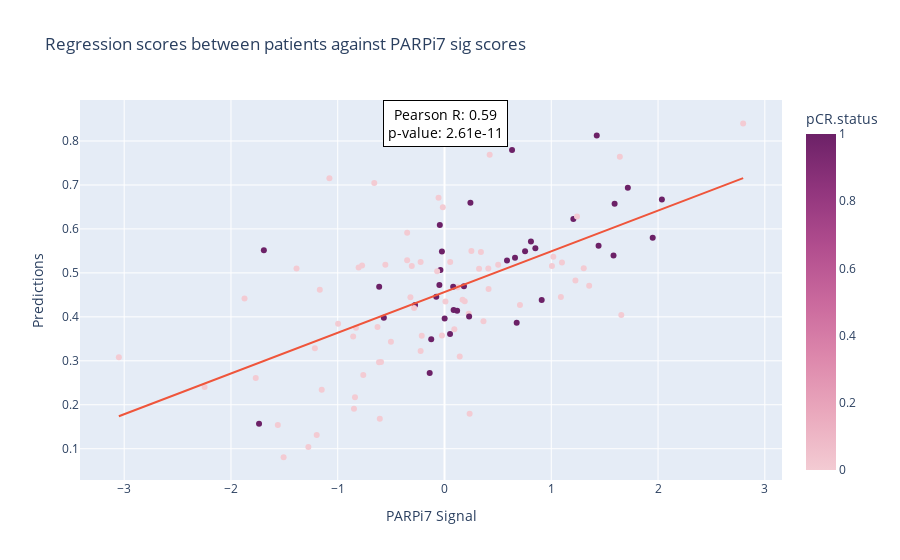

Write notebook code for a chart like this one.
### Code cell
# Scale the data
scaler = StandardScaler()
scaled_data = scaler.fit_transform(validation_subset)

# Step 5: Make predictions using the trained model
predictions = model.predict(scaled_data)
print(predictions)

# -------------------------
# 3. Load and Preprocess Response Data
# -------------------------
ispy2_response = pd.read_csv(
    '../data/validation/GSE173839_ISPY2_DurvalumabOlaparibArm_biomarkers.csv'
)
# Adjust pCR.status (-1 indicates control arm)
ispy2_response.loc[ispy2_response["pCR.status"] == -1, "pCR.status"] = 0

ispy2_response.sort_values(by='ResearchID', inplace=True)
ispy2_response["ResearchID"] = ispy2_response["ResearchID"].astype(str).str.strip()

# Subset expression data to match the ResearchID order in the response data
ispy2_expr = ispy2_expr[ispy2_response["ResearchID"]]
ispy2_response.set_index('ResearchID', inplace=True)

# -------------------------
# 4. Merge Expression and Response Data
# -------------------------
# Find common indices between the expression and response datasets
common_indices = ispy2_expr_transposed.index.intersection(ispy2_response.index)

# Filter both DataFrames to include only the common indices (maintaining order)
filtered_ispy_probe = ispy2_expr_transposed.loc[common_indices]
filtered_ispy_response = ispy2_response.loc[common_indices]

# Append model predictions to the response DataFrame
filtered_ispy_response['predictions'] = predictions

# -------------------------
# 5. Visualization: Box Plot of Predictions by pCR.status
# -------------------------
px.box(
    filtered_ispy_response,
    y='predictions',
    x='pCR.status',
    points="all",
    title="Distribution of regression scores between patients' complete pathological response"
)

# -------------------------
# 6. Statistical Testing: Welch's t-test & Mann-Whitney U Test
# -------------------------
group_0 = filtered_ispy_response.loc[filtered_ispy_response['pCR.status'] == 0, 'predictions']
group_1 = filtered_ispy_response.loc[filtered_ispy_response['pCR.status'] == 1, 'predictions']

t_stat, p_value_t = ttest_ind(group_0, group_1, equal_var=False)
print(f"Welch's t-test: t = {t_stat:.4f}, p = {p_value_t:.4f}")

u_stat, p_value_u = mannwhitneyu(group_0, group_1, alternative='two-sided')
print(f"Mann-Whitney U test: U = {u_stat:.4f}, p = {p_value_u:.4f}")

# -------------------------
# 7. Visualization: Scatter Plot with Pearson Correlation
# -------------------------
# Data for plotting
x = filtered_ispy_response['PARPi7_sig.']
y = filtered_ispy_response['predictions']

# Calculate Pearson correlation coefficient and p-value
r_value, p_value = pearsonr(x, y)

# Create scatter plot with regression trendline
fig = px.scatter(
    filtered_ispy_response,
    x='PARPi7_sig.',
    y='predictions',
    title="Regression scores between patients against PARPi7 sig scores",
    labels={'PARPi7_sig.': 'PARPi7 Signal', 'predictions': 'Predictions'},
    color='pCR.status',
    trendline="ols",  # Add regression line
    color_continuous_scale='magenta'  # Use a more subtle color palette
)

# Add annotation for Pearson R and p-value
fig.add_annotation(
    x=np.mean(x),
    y=np.max(y),
    text=f"Pearson R: {r_value:.2f}<br>p-value: {p_value:.2e}",
    showarrow=False,
    font=dict(size=14, color="black"),
    align="center",
    bordercolor="black",
    borderwidth=1,
    borderpad=4,
    bgcolor="white",
    opacity=1.0
)

# Display the scatter plot
fig.show()

### Figure 1 — Plotly figure (JSON) as saved in the notebook; plotly's stock layout.template omitted (floating-point values rounded to 4 significant figures)
{"data": [{"hovertemplate": "PARPi7 Signal=%{x}<br>Predictions=%{y}<br>pCR.status=%{marker.color}<extra></extra>", "legendgroup": "", "marker": {"color": [1, 1, 1, 1, 0, 0, 0, 0, 0, 0, 0, 1, 1, 0, 1, 0, 1, 0, 0, 0, 0, 1, 1, 0, 0, 0, 1, 0, 0, 0, 1, 1, 0, 0, 0, 1, 0, 0, 0, 0, 0, 1, 0, 1, 0, 0, 0, 0, 0, 0, 0, 1, 1, 1, 1, 0, 0, 0, 0, 1, 0, 1, 1, 0, 0, 0, 0, 0, 0, 0, 0, 0, 1, 1, 0, 0, 1, 1, 0, 0, 1, 0, 1, 1, 0, 1, 0, 0, 1, 0, 1, 0, 0, 0, 0, 0, 0, 1, 1, 0, 0, 0, 0, 1, 0], "coloraxis": "coloraxis", "symbol": "circle"}, "mode": "markers", "name": "", "orientation": "v", "showlegend": false, "type": "scatter", "x": [-0.04779, 0.05193, 0.6325, 0.6603, 1.304, -0.9966, -1.15, -1.214, -0.5019, 0.4102, -0.8292, 0.1821, -0.04396, -1.768, 0.676, 0.3649, 2.036, 0.5027, 0.1426, 0.1892, -1.873, 0.9103, -0.6118, -0.8554, -0.6135, -0.7719, -0.07707, 1.355, -0.3498, 0.3409, 1.426, -0.276, -1.168, -0.8045, -0.6579, 1.593, -1.197, 0.4128, 0.05338, -0.2236, -0.2235, -0.03821, -0.3499, 1.443, 1.1, -0.5947, 0.3237, -0.7607, 0.4229, -0.0559, 0.008775, 0.1182, 0.001319, 0.7546, 1.207, -0.6273, 0.09212, -0.02374, -0.2131, -0.02422, 0.1233, 0.5853, 0.08126, -2.247, -0.554, 0.2267, -0.069, -1.507, 1.642, -1.386, 0.2519, 1.09, -0.5682, -1.692, -0.6061, 1.019, 0.2427, 1.95, -0.01586, -0.8384, -1.737, -1.078, 0.2307, 1.717, -0.3192, 0.8096, 0.7065, -0.2847, 1.583, 1.226, 0.8508, 1.656, -1.561, 0.2353, 1.006, -0.8478, 2.797, -0.1244, -0.1388, -1.275, -0.3066, 1.241, 0.1692, 0.08533, -3.05], "xaxis": "x", "y": [0.4726, 0.3612, 0.7797, 0.5346, 0.5108, 0.3845, 0.2342, 0.3285, 0.3432, 0.5099, 0.3752, 0.4699, 0.6089, 0.2608, 0.3864, 0.3902, 0.6671, 0.5187, 0.3099, 0.4357, 0.4415, 0.4382, 0.4686, 0.3554, 0.297, 0.5171, 0.4458, 0.4707, 0.5913, 0.5473, 0.8125, 0.4271, 0.4619, 0.5124, 0.7045, 0.6572, 0.1314, 0.4634, 0.5245, 0.5246, 0.3224, 0.5064, 0.5287, 0.5618, 0.5236, 0.2974, 0.5097, 0.2677, 0.7689, 0.6711, 0.435, 0.4136, 0.3965, 0.5494, 0.6227, 0.377, 0.3715, 0.3576, 0.357, 0.5487, 0.4672, 0.528, 0.4686, 0.2406, 0.5187, 0.4069, 0.5036, 0.08065, 0.7641, 0.51, 0.5496, 0.4452, 0.3978, 0.5515, 0.1683, 0.5367, 0.6595, 0.5799, 0.6494, 0.2173, 0.1568, 0.7153, 0.4009, 0.6935, 0.4447, 0.5715, 0.4268, 0.4204, 0.5395, 0.4827, 0.556, 0.404, 0.1541, 0.1794, 0.5159, 0.1909, 0.8398, 0.3492, 0.2723, 0.104, 0.5154, 0.6285, 0.4391, 0.4156, 0.308], "yaxis": "y"}, {"hovertemplate": "<b>OLS trendline</b><br>predictions = 0.0926525 * PARPi7_sig. + 0.456454<br>R<sup>2</sup>=0.351787<br><br>PARPi7 Signal=%{x}<br>Predictions=%{y} <b>(trend)</b><extra></extra>", "legendgroup": "", "marker": {"symbol": "circle"}, "mode": "lines", "name": "", "showlegend": false, "type": "scatter", "x": [-3.05, -2.247, -1.873, -1.768, -1.737, -1.692, -1.561, -1.507, -1.386, -1.275, -1.214, -1.197, -1.168, -1.15, -1.078, -0.9966, -0.8554, -0.8478, -0.8384, -0.8292, -0.8045, -0.7719, -0.7607, -0.6579, -0.6273, -0.6135, -0.6118, -0.6061, -0.5947, -0.5682, -0.554, -0.5019, -0.3499, -0.3498, -0.3192, -0.3066, -0.2847, -0.276, -0.2236, -0.2235, -0.2131, -0.1388, -0.1244, -0.07707, -0.069, -0.0559, -0.04779, -0.04396, -0.03821, -0.02422, -0.02374, -0.01586, 0.001319, 0.008775, 0.05193, 0.05338, 0.08126, 0.08533, 0.09212, 0.1182, 0.1233, 0.1426, 0.1692, 0.1821, 0.1892, 0.2267, 0.2307, 0.2353, 0.2427, 0.2519, 0.3237, 0.3409, 0.3649, 0.4102, 0.4128, 0.4229, 0.5027, 0.5853, 0.6325, 0.6603, 0.676, 0.7065, 0.7546, 0.8096, 0.8508, 0.9103, 1.006, 1.019, 1.09, 1.1, 1.207, 1.226, 1.241, 1.304, 1.355, 1.426, 1.443, 1.583, 1.593, 1.642, 1.656, 1.717, 1.95, 2.036, 2.797], "xaxis": "x", "y": [0.1739, 0.2483, 0.2829, 0.2926, 0.2955, 0.2997, 0.3118, 0.3168, 0.328, 0.3383, 0.344, 0.3455, 0.3482, 0.3499, 0.3566, 0.3641, 0.3772, 0.3779, 0.3788, 0.3796, 0.3819, 0.3849, 0.386, 0.3955, 0.3983, 0.3996, 0.3998, 0.4003, 0.4014, 0.4038, 0.4051, 0.41, 0.424, 0.424, 0.4269, 0.428, 0.4301, 0.4309, 0.4357, 0.4357, 0.4367, 0.4436, 0.4449, 0.4493, 0.4501, 0.4513, 0.452, 0.4524, 0.4529, 0.4542, 0.4543, 0.455, 0.4566, 0.4573, 0.4613, 0.4614, 0.464, 0.4644, 0.465, 0.4674, 0.4679, 0.4697, 0.4721, 0.4733, 0.474, 0.4775, 0.4778, 0.4783, 0.4789, 0.4798, 0.4864, 0.488, 0.4903, 0.4945, 0.4947, 0.4956, 0.503, 0.5107, 0.5151, 0.5176, 0.5191, 0.5219, 0.5264, 0.5315, 0.5353, 0.5408, 0.5497, 0.5509, 0.5574, 0.5584, 0.5683, 0.57, 0.5714, 0.5773, 0.582, 0.5886, 0.5902, 0.6031, 0.604, 0.6086, 0.6099, 0.6155, 0.6371, 0.6451, 0.7156], "yaxis": "y"}], "layout": {"annotations": [{"align": "center", "bgcolor": "white", "bordercolor": "black", "borderpad": 4, "borderwidth": 1, "font": {"color": "black", "size": 14}, "opacity": 1, "showarrow": false, "text": "Pearson R: 0.59<br>p-value: 2.61e-11", "x": 0.01041, "y": 0.8398}], "coloraxis": {"colorbar": {"title": {"text": "pCR.status"}}, "colorscale": [[0, "rgb(243, 203, 211)"], [0.1667, "rgb(234, 169, 189)"], [0.3333, "rgb(221, 136, 172)"], [0.5, "rgb(202, 105, 157)"], [0.6667, "rgb(177, 77, 142)"], [0.8333, "rgb(145, 53, 125)"], [1, "rgb(108, 33, 103)"]]}, "legend": {"tracegroupgap": 0}, "title": {"text": "Regression scores between patients against PARPi7 sig scores"}, "xaxis": {"anchor": "y", "domain": [0, 1], "title": {"text": "PARPi7 Signal"}}, "yaxis": {"anchor": "x", "domain": [0, 1], "title": {"text": "Predictions"}}}}
